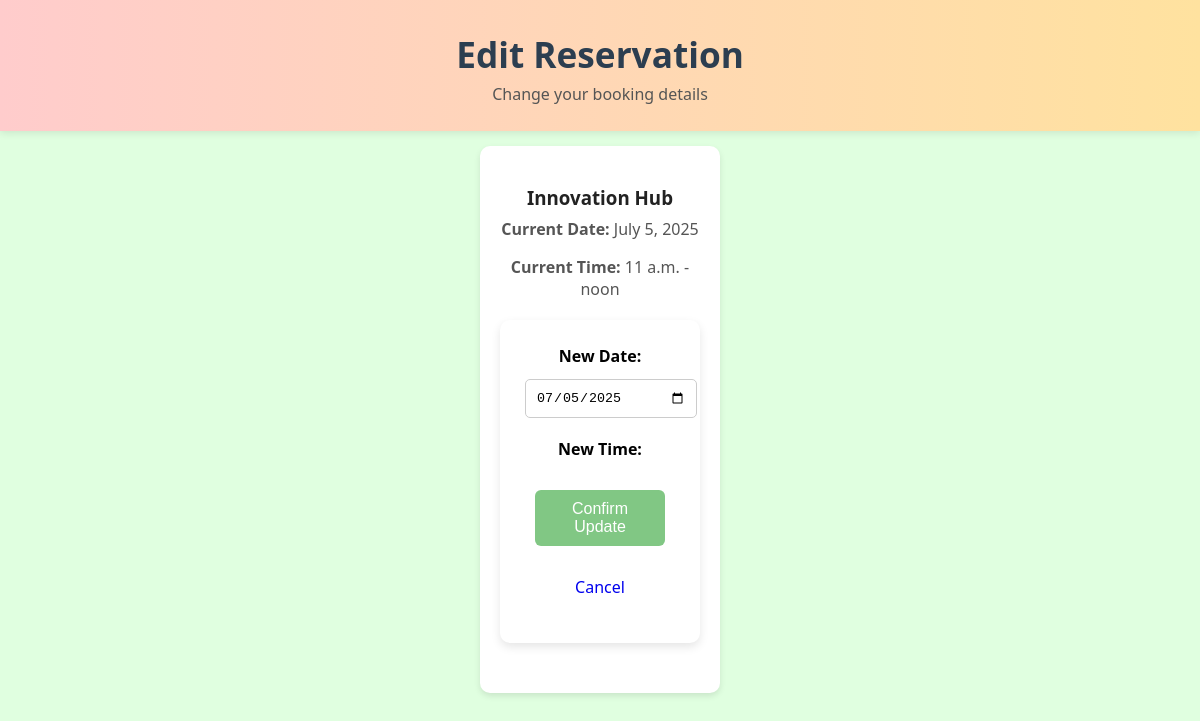
The app's page /edit/1/, older data.
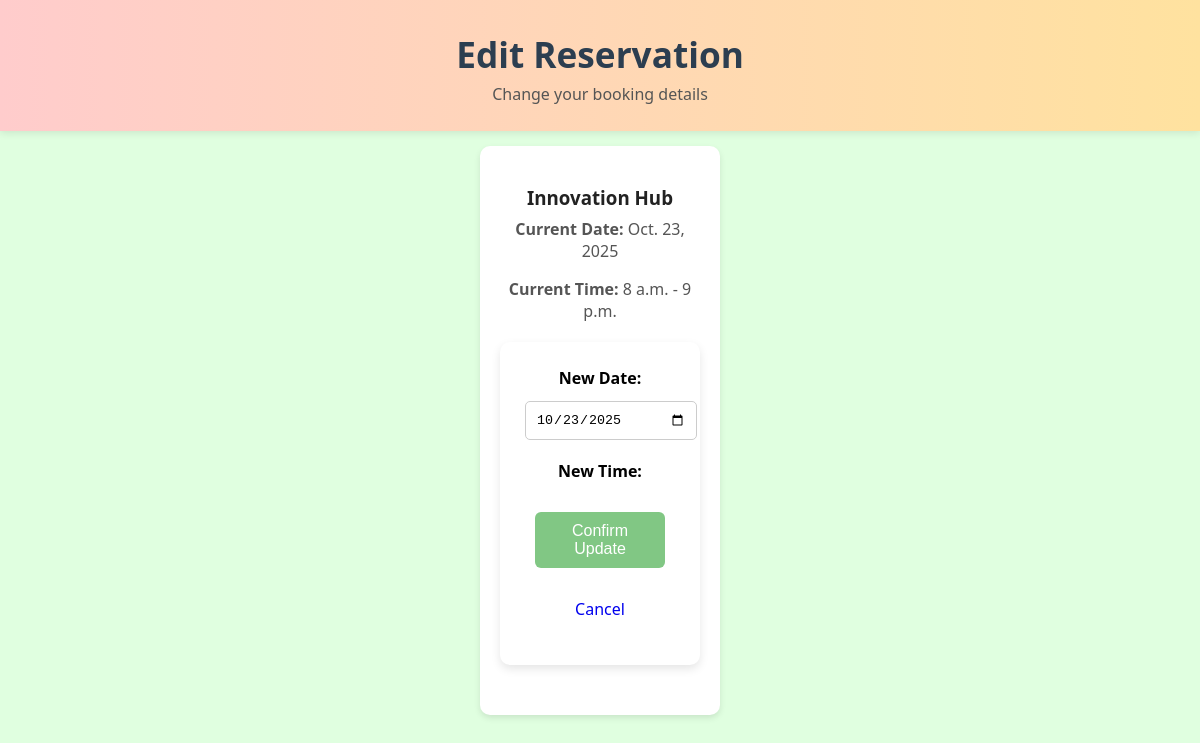
The same page, newer data.
### reservations/models.py (models this page shows, shortened)
class Reservation(models.Model):
    user = models.ForeignKey(User, on_delete=models.CASCADE)
    room = models.ForeignKey(Room, on_delete=models.CASCADE)
    date = models.DateField()
    start_time = models.TimeField()
    end_time = models.TimeField()

class Room(models.Model):
    name = models.CharField(max_length=100)
    capacity = models.IntegerField()
    location = models.CharField(max_length=100)
    is_available = models.BooleanField(default=True)

### reservations/views.py (the view)
# urls.py: path('edit/<int:reservation_id>/', views.edit_reservation, name='edit_reservation'),
def edit_reservation(request, reservation_id):
    reservation = get_object_or_404(Reservation, id=reservation_id)
    if request.method == 'POST':
        form = EditReservationForm(request.POST, instance=reservation)
        if form.is_valid():
            new_date = form.cleaned_data['date']
            new_time = form.cleaned_data['time']
            reservation.date = new_date
            reservation.start_time = new_time
            reservation.end_time = (datetime.combine(new_date, new_time) + timedelta(hours=1)).time()
            reservation.save()
            return redirect('my_reservations')
    else:
        form = EditReservationForm(instance=reservation)
    return render(request, 'reservations/edit_reservation.html', {'form': form, 'reservation': reservation})

### reservations/forms.py (shortened to what this page needs)
class EditReservationForm(forms.ModelForm):
    class Meta:
        model = Reservation
        fields = ['user', 'room', 'date', 'start_time', 'end_time']
        widgets = {
            'date': forms.DateInput(attrs={'type': 'date'}),
            'start_time': forms.TimeInput(attrs={'type': 'time'}),
            'end_time': forms.TimeInput(attrs={'type': 'time'}),
        }

### reservations/templates/reservations/edit_reservation.html (shortened to what this page needs)
{% load static %}
<!DOCTYPE html>
<html>
<head>
    <link rel="stylesheet" href="{% static 'css/style.css' %}">
</head>
<body>
<header>
    <h1>Edit Reservation</h1>
    <p>Change your booking details</p>
</header>
<div class="room-card-container" style="max-width: 420px; margin: auto;">
    <div class="room-card">
        <h3>{{ reservation.room.name }}</h3>
        <p><strong>Current Date:</strong> {{ reservation.date }}</p>
        <p><strong>Current Time:</strong> {{ reservation.start_time }} - {{ reservation.end_time }}</p>
        <form method="post" style="margin-top: 20px;">
            <label for="id_date"><strong>New Date:</strong></label>
            {{ form.date }}
            <label for="id_time" style="margin-top: 10px;"><strong>New Time:</strong></label>
            <div style="margin-top: 20px; text-align: center;">
                <button type="submit" class="btn btn-green">Confirm Update</button>
                <a href="{% url 'my_reservations' %}" class="btn btn-red">Cancel</a>
            </div>
        </form>
    </div>
</div>
</body>
</html>

Row changes from the older to the newer data that the page shows:
changed Reservation "Innovation Hub": date "July 5, 2025" → "Oct. 23, 2025"; start_time "11 a.m." → "8 a.m."; end_time "noon" → "9 p.m."; date "07/05/2025" → "10/23/2025"
